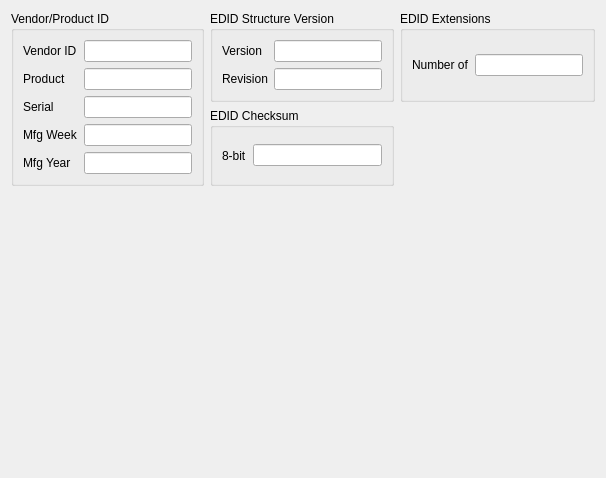
        <widget class="QWidget" name="tab">
         <attribute name="title">
          <string>General</string>
         </attribute>
         <layout class="QGridLayout" name="gridLayout_3">
          <item row="0" column="0" rowspan="2">
           <widget class="QGroupBox" name="groupBox">
            <property name="title">
             <string>Vendor/Product ID</string>
            </property>
            <layout class="QGridLayout" name="gridLayout">
             <item row="0" column="0">
              <widget class="QLabel" name="label">
               <property name="text">
                <string>Vendor ID</string>
               </property>
              </widget>
             </item>
             <item row="0" column="1">
              <widget class="QLineEdit" name="m_pGeneralVendorIDLE"/>
             </item>
             <item row="1" column="0">
              <widget class="QLabel" name="label_2">
               <property name="text">
                <string>Product</string>
               </property>
              </widget>
             </item>
             <item row="1" column="1">
              <widget class="QLineEdit" name="m_pGeneralProductLE"/>
             </item>
             <item row="2" column="0">
              <widget class="QLabel" name="label_3">
               <property name="text">
                <string>Serial</string>
               </property>
              </widget>
             </item>
             <item row="2" column="1">
              <widget class="QLineEdit" name="m_pGeneralSerialLE"/>
             </item>
             <item row="3" column="0">
              <widget class="QLabel" name="label_4">
               <property name="text">
                <string>Mfg Week</string>
               </property>
              </widget>
             </item>
             <item row="3" column="1">
              <widget class="QLineEdit" name="m_pGeneralMfgWeekLE"/>
             </item>
             <item row="4" column="0">
              <widget class="QLabel" name="label_5">
               <property name="text">
                <string>Mfg Year</string>
               </property>
              </widget>
             </item>
             <item row="4" column="1">
              <widget class="QLineEdit" name="m_pGeneralMfgYearLE"/>
             </item>
            </layout>
           </widget>
          </item>
          <item row="0" column="1">
           <widget class="QGroupBox" name="groupBox_2">
            <property name="title">
             <string>EDID Structure Version</string>
            </property>
            <layout class="QGridLayout" name="gridLayout_2">
             <item row="0" column="0">
              <widget class="QLabel" name="label_6">
               <property name="text">
                <string>Version</string>
               </property>
              </widget>
             </item>
             <item row="0" column="1">
              <widget class="QLineEdit" name="m_pGeneralVersionLE"/>
             </item>
             <item row="1" column="0">
              <widget class="QLabel" name="label_7">
               <property name="text">
                <string>Revision</string>
               </property>
              </widget>
             </item>
             <item row="1" column="1">
              <widget class="QLineEdit" name="m_pGeneralRevisionLE"/>
             </item>
            </layout>
           </widget>
          </item>
          <item row="0" column="2">
           <widget class="QGroupBox" name="groupBox_4">
            <property name="title">
             <string>EDID Extensions</string>
            </property>
            <layout class="QHBoxLayout" name="horizontalLayout_3">
             <item>
              <widget class="QLabel" name="label_9">
               <property name="text">
                <string>Number of</string>
               </property>
              </widget>
             </item>
             <item>
              <widget class="QLineEdit" name="m_pGeneralExtensionLE"/>
             </item>
            </layout>
           </widget>
          </item>
          <item row="1" column="1">
           <widget class="QGroupBox" name="groupBox_3">
            <property name="title">
             <string>EDID Checksum</string>
            </property>
            <layout class="QHBoxLayout" name="horizontalLayout_2">
             <item>
              <widget class="QLabel" name="label_8">
               <property name="text">
                <string>8-bit</string>
               </property>
              </widget>
             </item>
             <item>
              <widget class="QLineEdit" name="m_pGeneralChecksumLE"/>
             </item>
            </layout>
           </widget>
          </item>
          <item row="2" column="0">
           <spacer name="verticalSpacer">
            <property name="orientation">
             <enum>Qt::Vertical</enum>
            </property>
            <property name="sizeHint" stdset="0">
             <size>
              <width>20</width>
              <height>281</height>
             </size>
            </property>
           </spacer>
          </item>
          <item row="2" column="1">
           <spacer name="verticalSpacer_2">
            <property name="orientation">
             <enum>Qt::Vertical</enum>
            </property>
            <property name="sizeHint" stdset="0">
             <size>
              <width>20</width>
              <height>281</height>
             </size>
            </property>
           </spacer>
          </item>
          <item row="2" column="2">
           <spacer name="verticalSpacer_3">
            <property name="orientation">
             <enum>Qt::Vertical</enum>
            </property>
            <property name="sizeHint" stdset="0">
             <size>
              <width>20</width>
              <height>281</height>
             </size>
            </property>
           </spacer>
          </item>
         </layout>
        </widget>
